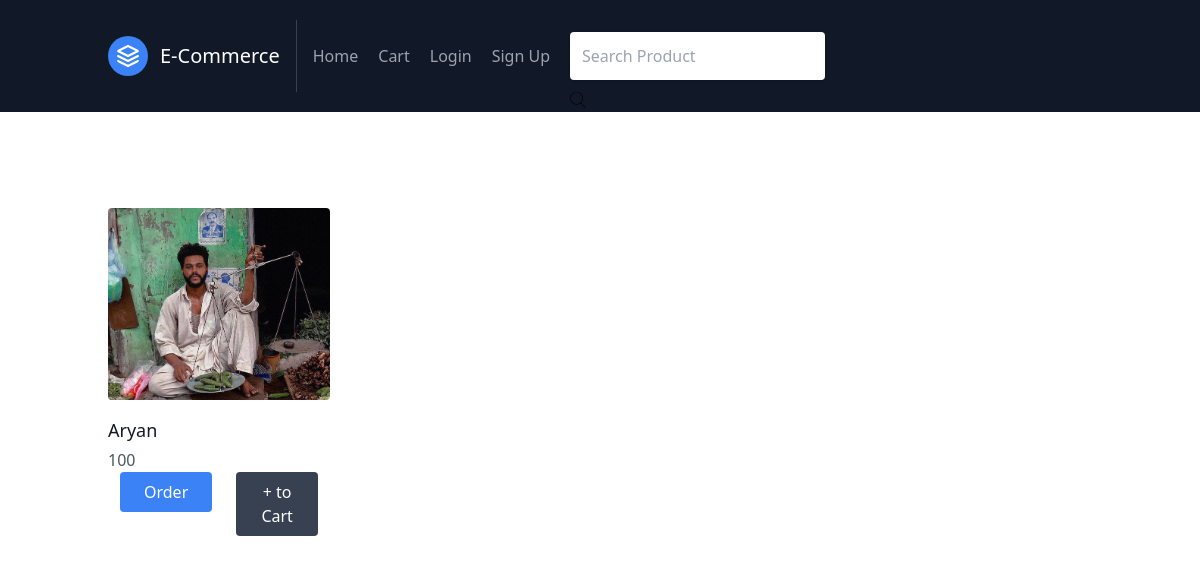
Before: / with the older database file.
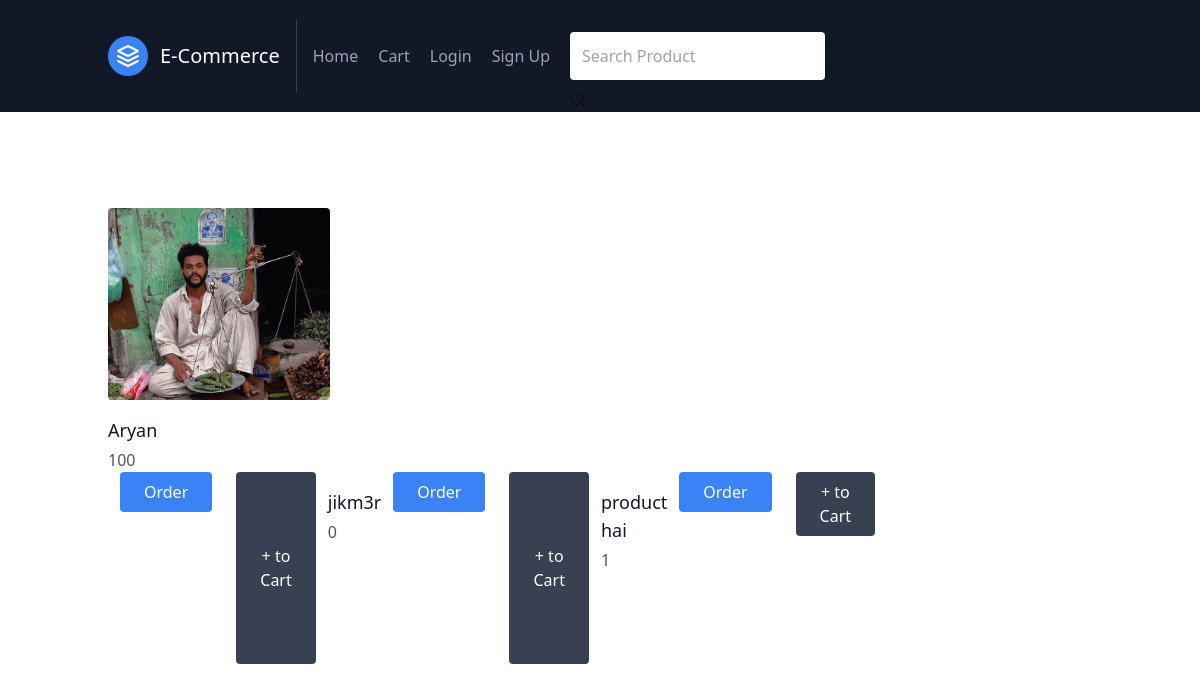
After: the same page with the newer database file.
### index/models.py (models this page shows, shortened)
class Product(models.Model):
    title=models.CharField(max_length=50)
    price=models.IntegerField(default=0)
    pic=models.ImageField(default='default.jpg',upload_to='images')
    published_by=models.ForeignKey(User,on_delete=models.CASCADE)
    desc=models.TextField()
    published_date=models.DateTimeField(auto_now_add=True)
    slug=models.SlugField(max_length=35)

### index/views.py (the view)
# urls.py: path('',views.home,name='home'),
def home(request):
    n1=Product.objects.all()
    return render(request,'index/home.html',{'n1':n1})

### index/templates/index/home.html (shortened to what this page needs)
{% extends "index/base.html" %}
{% block content %}
<section class="text-gray-600 body-font">
    <div class="container px-5 py-24 mx-auto">
      <div class="flex flex-wrap -m-4">
        <div class="lg:w-1/4 md:w-1/2 p-4 w-full">
          {% for items in n1 %}
          <a class="block relative h-48 rounded overflow-hidden">
            <img  src="{{items.pic.url}}">
          </a>
          <div class="mt-4">
            <h2 class="text-gray-900 title-font text-lg font-medium">{{items.title}}</h2>
            <p class="mt-1">{{items.price}}</p>
          </div>
          <div>
            <div class="flex justify-corner items-corner">
                <div class="flex">
                    <a href="{% url 'index:detail' items.slug %}"><button type="button"  class="bg-blue-500 text-white px-6 py-2 rounded font-medium mx-3 hover:bg-blue-600 transition duration-200 each-in-out">Order</button> </a>
                    <button type="button" class="bg-gray-700 text-white px-6 py-2 rounded font-medium mx-3 hover:bg-gray-800 transition duration-200 each-in-out">+ to Cart</button>
                </div>
                {% endfor %}
            </div>
          </div>
        </div>
      </div>
    </div>
  </section>
{% endblock content %}

Changed rows visible on the page:
added Product: title "jikm3r", price "0"
added Product: title "product hai", price "1"
